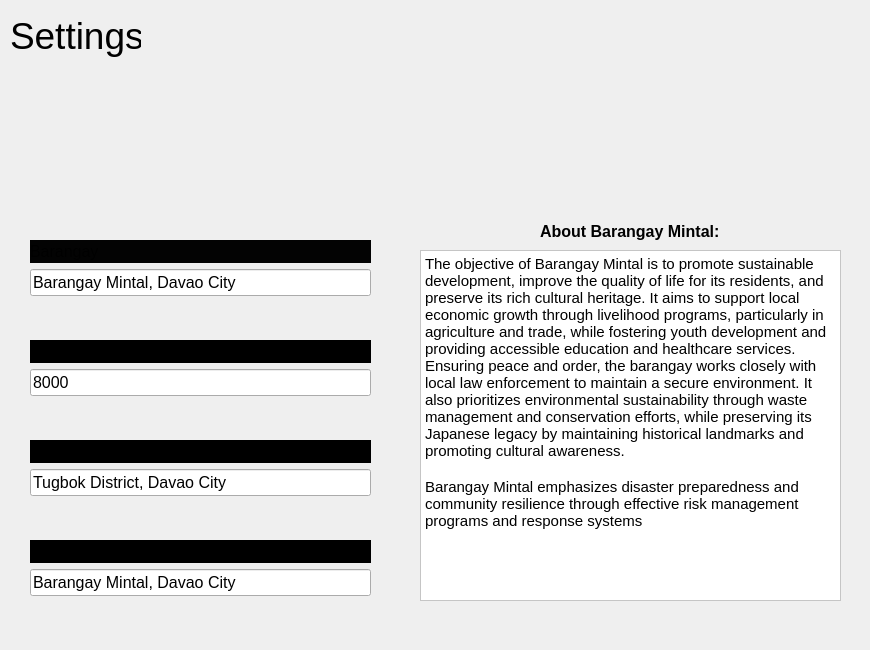
          <widget class="QWidget" name="page_10">
           <widget class="QLabel" name="label_16">
            <property name="geometry">
             <rect>
              <x>10</x>
              <y>10</y>
              <width>131</width>
              <height>51</height>
             </rect>
            </property>
            <property name="font">
             <font>
              <pointsize>28</pointsize>
             </font>
            </property>
            <property name="styleSheet">
             <string notr="true">color: rgb(0, 0, 0);</string>
            </property>
            <property name="text">
             <string>Settings</string>
            </property>
           </widget>
           <widget class="QLabel" name="label_36">
            <property name="geometry">
             <rect>
              <x>330</x>
              <y>30</y>
              <width>101</width>
              <height>91</height>
             </rect>
            </property>
            <property name="styleSheet">
             <string notr="true">QLabel{
border:none;
}</string>
            </property>
            <property name="text">
             <string/>
            </property>
            <property name="pixmap">
             <pixmap resource="resources.qrc">:/images/head1-2.png</pixmap>
            </property>
           </widget>
           <widget class="QWidget" name="layoutWidget_7">
            <property name="geometry">
             <rect>
              <x>30</x>
              <y>340</y>
              <width>341</width>
              <height>56</height>
             </rect>
            </property>
            <layout class="QVBoxLayout" name="verticalLayout_15">
             <item>
              <widget class="QLabel" name="label_38">
               <property name="font">
                <font>
                 <pointsize>12</pointsize>
                </font>
               </property>
               <property name="styleSheet">
                <string notr="true">background-color: rgb(0, 0, 0);</string>
               </property>
               <property name="text">
                <string>Zip Code</string>
               </property>
              </widget>
             </item>
             <item>
              <widget class="QLineEdit" name="lineEdit_7">
               <property name="font">
                <font>
                 <pointsize>12</pointsize>
                </font>
               </property>
               <property name="styleSheet">
                <string notr="true">color: rgb(0, 0, 0);</string>
               </property>
               <property name="text">
                <string>8000</string>
               </property>
              </widget>
             </item>
            </layout>
           </widget>
           <widget class="QWidget" name="layoutWidget_8">
            <property name="geometry">
             <rect>
              <x>30</x>
              <y>440</y>
              <width>341</width>
              <height>56</height>
             </rect>
            </property>
            <layout class="QVBoxLayout" name="verticalLayout_16">
             <item>
              <widget class="QLabel" name="label_39">
               <property name="font">
                <font>
                 <pointsize>12</pointsize>
                </font>
               </property>
               <property name="styleSheet">
                <string notr="true">background-color: rgb(0, 0, 0);</string>
               </property>
               <property name="text">
                <string>District</string>
               </property>
              </widget>
             </item>
             <item>
              <widget class="QLineEdit" name="lineEdit_8">
               <property name="font">
                <font>
                 <pointsize>12</pointsize>
                </font>
               </property>
               <property name="styleSheet">
                <string notr="true">color: rgb(0, 0, 0);</string>
               </property>
               <property name="text">
                <string>Tugbok District, Davao City</string>
               </property>
              </widget>
             </item>
            </layout>
           </widget>
           <widget class="QWidget" name="layoutWidget_9">
            <property name="geometry">
             <rect>
              <x>30</x>
              <y>540</y>
              <width>341</width>
              <height>56</height>
             </rect>
            </property>
            <layout class="QVBoxLayout" name="verticalLayout_17">
             <item>
              <widget class="QLabel" name="label_40">
               <property name="font">
                <font>
                 <pointsize>12</pointsize>
                </font>
               </property>
               <property name="styleSheet">
                <string notr="true">background-color: rgb(0, 0, 0);</string>
               </property>
               <property name="text">
                <string>Address</string>
               </property>
              </widget>
             </item>
             <item>
              <widget class="QLineEdit" name="lineEdit_9">
               <property name="font">
                <font>
                 <pointsize>12</pointsize>
                </font>
               </property>
               <property name="styleSheet">
                <string notr="true">color: rgb(0, 0, 0);</string>
               </property>
               <property name="text">
                <string>Barangay Mintal, Davao City</string>
               </property>
              </widget>
             </item>
            </layout>
           </widget>
           <widget class="QWidget" name="widget_8" native="true">
            <property name="geometry">
             <rect>
              <x>400</x>
              <y>210</y>
              <width>461</width>
              <height>431</height>
             </rect>
            </property>
            <property name="styleSheet">
             <string notr="true">background-color: rgb(0, 0, 0);
background-color: rgb(248, 248, 248);

QWIdget{
border:none;	
border-radius:10px;
}</string>
            </property>
            <widget class="QLabel" name="label_41">
             <property name="geometry">
              <rect>
               <x>140</x>
               <y>10</y>
               <width>181</width>
               <height>22</height>
              </rect>
             </property>
             <property name="font">
              <font>
               <pointsize>12</pointsize>
               <bold>true</bold>
              </font>
             </property>
             <property name="styleSheet">
              <string notr="true">color: rgb(255, 255, 255);
color: rgb(0, 0, 0);</string>
             </property>
             <property name="text">
              <string>About Barangay Mintal:</string>
             </property>
            </widget>
            <widget class="QTextEdit" name="textEdit">
             <property name="geometry">
              <rect>
               <x>20</x>
               <y>40</y>
               <width>421</width>
               <height>351</height>
              </rect>
             </property>
             <property name="font">
              <font>
               <bold>false</bold>
              </font>
             </property>
             <property name="styleSheet">
              <string notr="true">background-color: rgb(255, 255, 255);
color: rgb(0, 0, 0);</string>
             </property>
             <property name="readOnly">
              <bool>false</bool>
             </property>
             <property name="html">
              <string>&lt;!DOCTYPE HTML PUBLIC &quot;-//W3C//DTD HTML 4.0//EN&quot; &quot;http://www.w3.org/TR/REC-html40/strict.dtd&quot;&gt;
&lt;html&gt;&lt;head&gt;&lt;meta name=&quot;qrichtext&quot; content=&quot;1&quot; /&gt;&lt;meta charset=&quot;utf-8&quot; /&gt;&lt;style type=&quot;text/css&quot;&gt;
p, li { white-space: pre-wrap; }
hr { height: 1px; border-width: 0; }
li.unchecked::marker { content: &quot;\2610&quot;; }
li.checked::marker { content: &quot;\2612&quot;; }
&lt;/style&gt;&lt;/head&gt;&lt;body style=&quot; font-family:'Segoe UI'; font-size:9pt; font-weight:400; font-style:normal;&quot;&gt;
&lt;p style=&quot; margin-top:0px; margin-bottom:0px; margin-left:0px; margin-right:0px; -qt-block-indent:0; text-indent:0px;&quot;&gt;&lt;span style=&quot; font-size:11pt;&quot;&gt;The objective of Barangay Mintal is to promote sustainable development, improve the quality of life for its residents, and preserve its rich cultural heritage. It aims to support local economic growth through livelihood programs, particularly in agriculture and trade, while fostering youth development and providing accessible education and healthcare services. Ensuring peace and order, the barangay works closely with local law enforcement to maintain a secure environment. It also prioritizes environmental sustainability through waste management and conservation efforts, while preserving its Japanese legacy by maintaining historical landmarks and promoting cultural awareness. &lt;/span&gt;&lt;/p&gt;
&lt;p style=&quot;-qt-paragraph-type:empty; margin-top:0px; margin-bottom:0px; margin-left:0px; margin-right:0px; -qt-block-indent:0; text-indent:0px; font-size:11pt;&quot;&gt;&lt;br /&gt;&lt;/p&gt;
&lt;p style=&quot; margin-top:0px; margin-bottom:0px; margin-left:0px; margin-right:0px; -qt-block-indent:0; text-indent:0px;&quot;&gt;&lt;span style=&quot; font-size:11pt;&quot;&gt;Barangay Mintal emphasizes disaster preparedness and community resilience through effective risk management programs and response systems&lt;/span&gt;&lt;/p&gt;&lt;/body&gt;&lt;/html&gt;</string>
             </property>
             <property name="placeholderText">
              <string/>
             </property>
            </widget>
           </widget>
           <widget class="QWidget" name="layoutWidget">
            <property name="geometry">
             <rect>
              <x>30</x>
              <y>240</y>
              <width>341</width>
              <height>56</height>
             </rect>
            </property>
            <layout class="QVBoxLayout" name="verticalLayout_13">
             <item>
              <widget class="QLabel" name="label_37">
               <property name="font">
                <font>
                 <pointsize>12</pointsize>
                </font>
               </property>
               <property name="styleSheet">
                <string notr="true">background-color: rgb(3, 3, 3);</string>
               </property>
               <property name="text">
                <string>Barangay</string>
               </property>
              </widget>
             </item>
             <item>
              <widget class="QLineEdit" name="lineEdit_2">
               <property name="font">
                <font>
                 <pointsize>12</pointsize>
                </font>
               </property>
               <property name="styleSheet">
                <string notr="true">color: rgb(0, 0, 0);</string>
               </property>
               <property name="text">
                <string>Barangay Mintal, Davao City</string>
               </property>
              </widget>
             </item>
            </layout>
           </widget>
          </widget>
